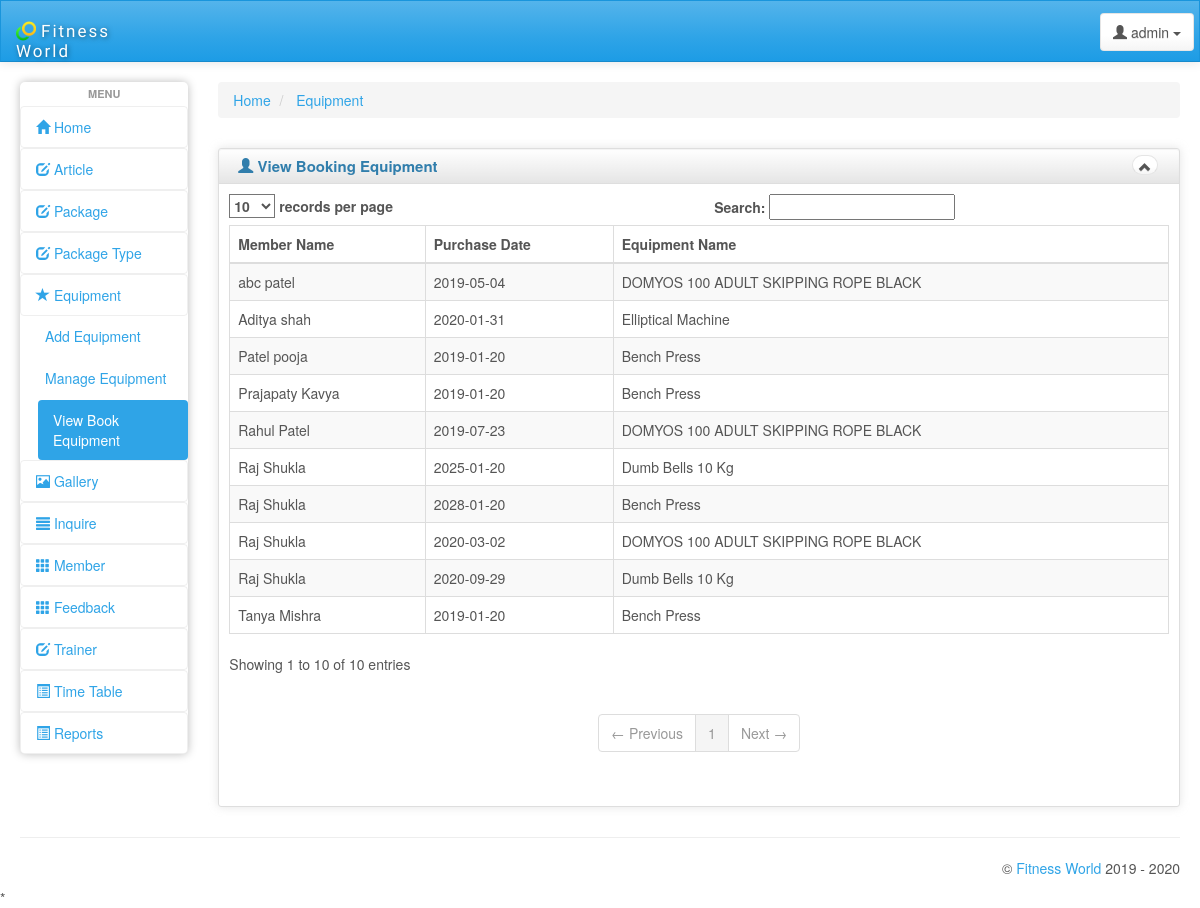
The page /admin/view_book_equipment.php on the database its author committed.
### tables this page shows
CREATE TABLE IF NOT EXISTS `book_equipment` (
  `ID` int(5) NOT NULL AUTO_INCREMENT,
  `equipment_id` int(5) NOT NULL,
  `member_id` int(5) NOT NULL,
  `pure_date` date NOT NULL,
  PRIMARY KEY (`ID`)
);

CREATE TABLE IF NOT EXISTS `member` (
  `ID` int(5) NOT NULL AUTO_INCREMENT,
  `join_date` varchar(12) NOT NULL,
  `username` varchar(50) NOT NULL,
  `password` varchar(10) NOT NULL,
  `first_name` varchar(50) NOT NULL,
  `middle_name` varchar(50) NOT NULL,
  `age` int(5) NOT NULL,
  `contact_no` bigint(11) NOT NULL,
  `address` varchar(500) NOT NULL,
  `gender` varchar(6) NOT NULL,
  `image` varchar(1000) NOT NULL,
  PRIMARY KEY (`ID`)
);

CREATE TABLE IF NOT EXISTS `equipment` (
  `ID` int(5) NOT NULL AUTO_INCREMENT,
  `name` varchar(50) NOT NULL,
  `details` varchar(5000) NOT NULL,
  `image` varchar(500) NOT NULL,
  `stock` int(10) NOT NULL,
  `price` int(10) NOT NULL,
  PRIMARY KEY (`ID`)
);

### admin/view_book_equipment.php (the view, shortened to what this page needs)
<!DOCTYPE html>
<html lang="en">
<head>
    <link id="bs-css" href="css/bootstrap-cerulean.min.css" rel="stylesheet">
    <link href="css/charisma-app.css" rel="stylesheet">
    <link href='bower_components/fullcalendar/dist/fullcalendar.css' rel='stylesheet'>
    <link href='bower_components/fullcalendar/dist/fullcalendar.print.css' rel='stylesheet' media='print'>
    <link href='bower_components/chosen/chosen.min.css' rel='stylesheet'>
    <link href='bower_components/colorbox/example3/colorbox.css' rel='stylesheet'>
    <link href='bower_components/responsive-tables/responsive-tables.css' rel='stylesheet'>
    <link href='bower_components/bootstrap-tour/build/css/bootstrap-tour.min.css' rel='stylesheet'>
    <link href='css/jquery.noty.css' rel='stylesheet'>
    <link href='css/noty_theme_default.css' rel='stylesheet'>
    <link href='css/elfinder.min.css' rel='stylesheet'>
    <link href='css/elfinder.theme.css' rel='stylesheet'>
    <link href='css/jquery.iphone.toggle.css' rel='stylesheet'>
    <link href='css/uploadify.css' rel='stylesheet'>
    <link href='css/animate.min.css' rel='stylesheet'>
</head>
<body>
   <?php include"header.php";?>
        <div id="content" class="col-lg-10 col-sm-10">
                <div>
        <ul class="breadcrumb">
            <li>
                <a href="#">Home</a>
            </li>
            <li>
                <a href="#">Equipment</a>
            </li>
        </ul>
    </div>
    <div class="row">
    <div class="box col-md-12">
    <div class="box-inner">
    <div class="box-header well" data-original-title="">
        <h2><i class="glyphicon glyphicon-user"></i> View Booking Equipment</h2>
        <div class="box-icon">
            <a href="#" class="btn btn-minimize btn-round btn-default"><i
                    class="glyphicon glyphicon-chevron-up"></i></a>
        </div>
    </div>
    <div class="box-content">
    <table class="table table-striped table-bordered bootstrap-datatable datatable responsive">
    <thead>
    <tr>
        <th>Member Name</th>
        <th>Purchase Date</th>
        <th>Equipment Name</th>
    </tr>
    </thead>
    <tbody>
	 <?php
							$q1="select * from book_equipment";
							$run1=mysql_query($q1);
							while($row2=mysql_fetch_assoc($run1))
							{
								$eid=$row2['equipment_id'];
								$mid=$row2['member_id'];
								$date=$row2['pure_date'];
								$q2="select * from member where ID=$mid";
								$run2=mysql_query($q2);
								$row3=mysql_fetch_assoc($run2);
								$fname=$row3['first_name'];
								$mname=$row3['middle_name'];
								$q3="select * from equipment where ID=$eid";
								$run3=mysql_query($q3);
								$row4=mysql_fetch_assoc($run3);
								$name=$row4['name'];
						?>
    <tr>
		<td class="center"><?php echo $fname." ".$mname;?></td>
		<td><?php echo $date;?></td>
		<td><?php echo $name;?></td>
		</tr>
							<?php }?>
    </tbody>
    </table>
    </div>
    </div>
    </div>
    </div>
    </div>
</div>
    <hr>
  <?php include"footer.php"; ?>
</div>
</body>
</html>

### admin/css/charisma-app.css (style rules this page uses)
.box { margin-top: 10px; margin-bottom: 10px; }
.box-inner { border: 1px solid #DEDEDE; border-radius: 3px; -webkit-border-radius: 3px; -moz-border-radius: 3px; box-shadow: 0 0 10px rgba(189, 189, 189, 0.4); -webkit-box-shadow: 0 0 10px rgba(189, 189, 189, 0.4); -moz-box-shadow: 0 0 10px rgba(189, 189, 189, 0.4); }
.box-header { border: none; padding-top: 5px; border-bottom: 1px solid #DEDEDE; border-radius: 3px 3px 0 0; -webkit-border-radius: 3px 3px 0 0; -moz-border-radius: 3px 3px 0 0; height: 35px; min-height: 35px !important; margin-bottom: 0; font-weight: bold; font-size: 16px; background: -moz-linear-gradient(top, rgba(255, 255, 255, 0) 0%, rgba(0, 0, 0, 0.1) 100%); background: -webkit-gradient(linear, left top, left bottom, color-stop(0%, rgba(255, 255, 255, 0)), color-stop(100%, rgba(0, 0, 0, 0.1))); background: -webkit-linear-gradient(top, rgba(255, 255, 255, 0) 0%, rgba(0, 0, 0, 0.1) 100%); background: -o-linear-gradient(top, rgba(255, 255, 255, 0) 0%, rgba(0, 0, 0, 0.1) 100%); background: -ms-linear-gradient(top, rgba(255, 255, 255, 0) 0%, rgba(0, 0, 0, 0.1) 100%); background: linear-gradient(to bottom, rgba(255, 255, 255, 0) 0%, rgba(0, 0, 0, 0.1) 100%); filter: progid:DXImageTransform.Microsoft.gradient(startColorstr='#00ffffff', endColorstr='#1a000000', GradientType=0); }
.box-header h2 { font-size: 15px; width: auto; clear: none; float: left; line-height: 25px; white-space: nowrap; font-weight: bold; margin-top: 0; margin-bottom: 0; }
.box-header h2 > i { margin-top: 1px; }
.box-icon { float: right; }
.box-icon a { clear: none; float: left; margin: 0 2px; height: 20px; width: 5px; margin-top: 1px; }
.box-icon a i { margin-left: -6px; top: -1px; }
.box-content { padding: 10px; }
.btn-round { border-radius: 40px; -webkit-border-radius: 40px; -moz-border-radius: 40px; font-size: 12px; padding-top: 4px; }
@media only screen and (min-width: 980px) { a, button, input[type=submit], input[type=button], .product-img { -webkit-transition: .5s; -moz-transition: .5s; -ms-transition: .5s; -o-transition: .5s; transition: .5s; } }

### admin/bower_components/responsive-tables/responsive-tables.css (style rules this page uses)
table th { font-weight: bold; }
table td, table th { padding: 9px 10px; text-align: left; }

### rows shown on the page
book_equipment: member.first_name "abc", member.middle_name "patel", pure_date "2019-05-04", equipment.name "DOMYOS 100 ADULT SKIPPING ROPE BLACK"
book_equipment: member.first_name "Rahul", member.middle_name "Patel", pure_date "2019-07-23", equipment.name "DOMYOS 100 ADULT SKIPPING ROPE BLACK"
book_equipment: member.first_name "Patel", member.middle_name "pooja", pure_date "2019-01-20", equipment.name "Bench Press"
book_equipment: member.first_name "Prajapaty", member.middle_name "Kavya", pure_date "2019-01-20", equipment.name "Bench Press"
book_equipment: member.first_name "Tanya", member.middle_name "Mishra", pure_date "2019-01-20", equipment.name "Bench Press"
book_equipment: member.first_name "Raj", member.middle_name "Shukla", pure_date "2025-01-20", equipment.name "Dumb Bells 10 Kg"
book_equipment: member.first_name "Raj", member.middle_name "Shukla", pure_date "2028-01-20", equipment.name "Bench Press"
book_equipment: member.first_name "Aditya", member.middle_name "shah", pure_date "2020-01-31", equipment.name "Elliptical Machine"
book_equipment: member.first_name "Raj", member.middle_name "Shukla", pure_date "2020-03-02", equipment.name "DOMYOS 100 ADULT SKIPPING ROPE BLACK"
book_equipment: member.first_name "Raj", member.middle_name "Shukla", pure_date "2020-09-29", equipment.name "Dumb Bells 10 Kg"
